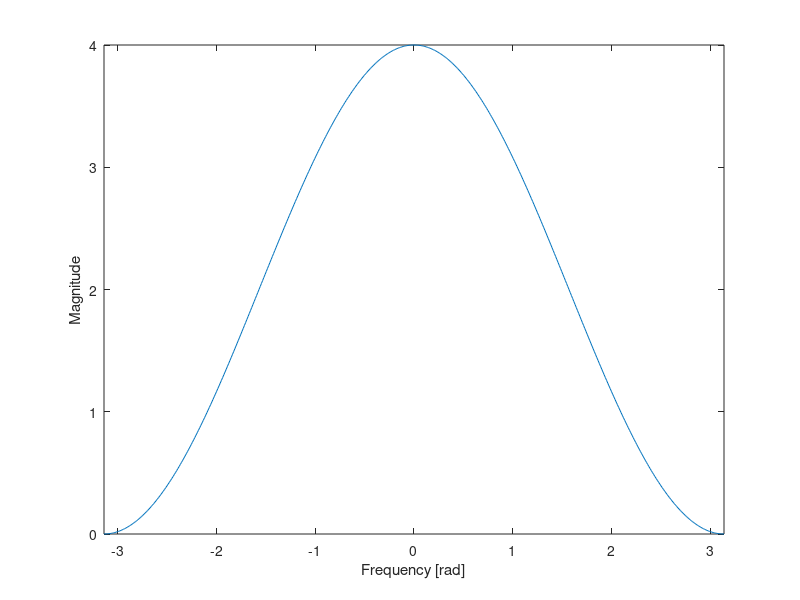
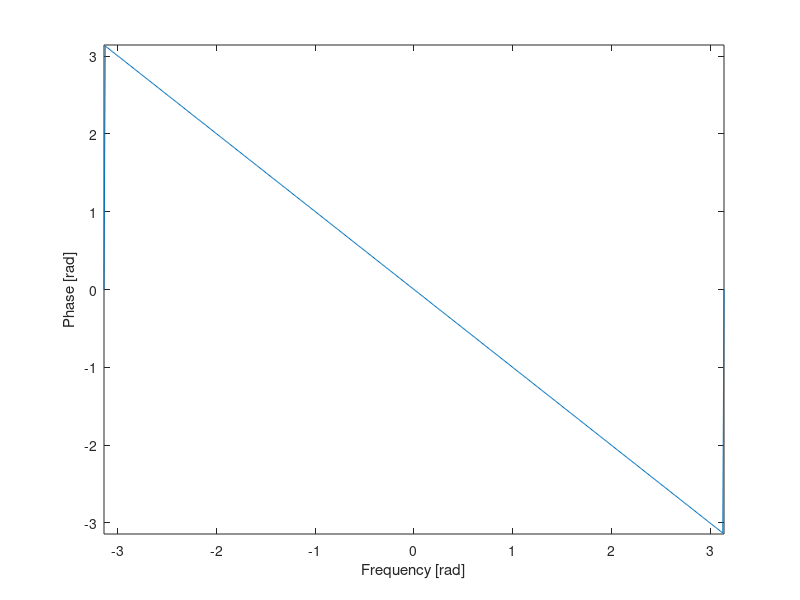
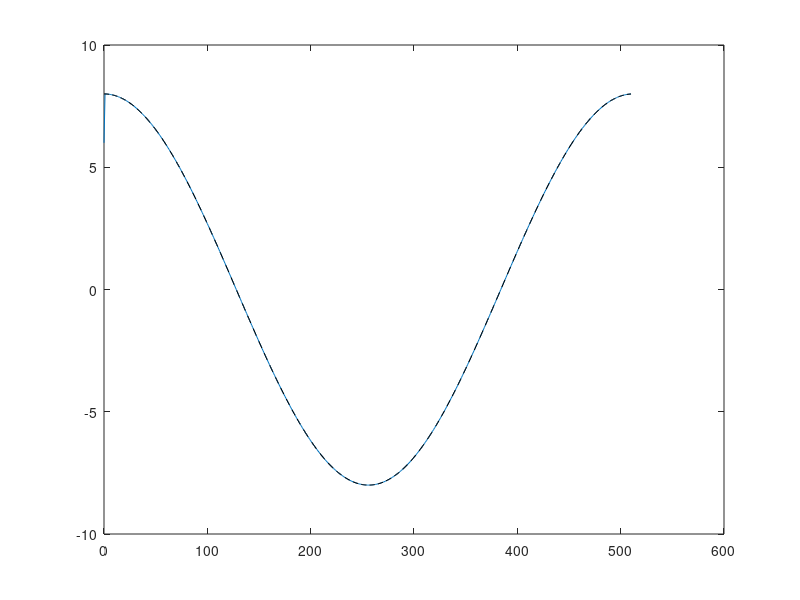

MATLAB code to generate these figures, in order:
clear all
close all
clc

b=[1 2 1]; % bk coefficients for LTI FIR system. In this example, it is a one-sample difference
N=512; % Number of points in DFT
dw=2*pi/N; % delta omega, frequency resolution
kv=-N/2:N/2; % coefficients k in the full DFT

% System frequency response through N-point DFT
H=fft(b,N); % Fast Fourier Transform
absH=abs(H); % Absolute magnitude
argH=angle(H); % Phase of the FIR filter in radians, alternatively atan2(imag(H),real(H)), or atan2d(imag(H),real(H)) to get the answer in degrees

% System Magnitude
absH2=[absH(N/2+1:end) absH(1:N/2+1)]; % The negative part in a DFT lies in the second half of the vector, so we need to swap (see figure 8-5 in the course book)
figure
plot(kv*dw,absH2)
axis([-pi pi 0 max(absH)])
xlabel('Frequency [rad]')
ylabel('Magnitude')

% System Phase
argH2=[argH(N/2+1:end) argH(1:N/2+1)]; % The negative part in a DFT lies in the second half of the vector, so we need to swap (see figure 8-5 in the course book)
figure
plot(kv*dw,argH2)
axis([-pi pi -pi pi])
xlabel('Frequency [rad]')
ylabel('Phase [rad]')

% Test signal
n=0:N-1;
A=2; % Amplitude
k=1; % gives the system's absH(k+1)=1.0018 and argH(k+1)=1.0462 rad (compensation for MATLAB's vector index starting at 1)
fas=0; % Phase given in degrees
s=A*cos(dw*k*n+fas*(pi/180)); % signal with one frequency component

y=conv(s,b,'same'); % convolution of the signal with the system
figure
plot(n(1:end-1),y(1:end-1)) % y(1:end-1) may need adjustment if delayed relative to s2(2:end)
hold on

% Reference signal
s2=absH(k+1)*A*cos(dw*k*n+fas*(pi/180)+argH(k+1));
plot(n(1:end-1),s2(2:end),'--k') % s2(2:end) may need adjustment if delayed relative to y(1:end-1)
hold off
